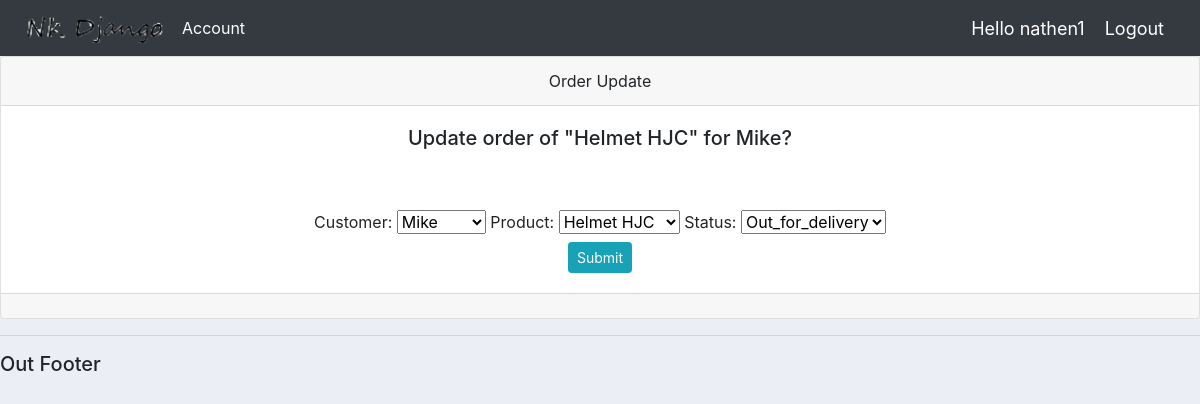
The app's page /update_order/27/ (signed in) with its own data.
### accounts/models.py (models this page shows)
class Order (models.Model):
    STATUS = (('Pending', 'Pending'),
              ('Out for delivery', 'Out_for_delivery'),
              ('Delivered', 'Delivered'))
    customer = models.ForeignKey(Customer, null=True, on_delete=models.SET_NULL)
    product = models.ForeignKey(Product,  null=True, on_delete=models.SET_NULL)
    date_created = models.DateTimeField(auto_now_add=True, null=True)
    status = models.CharField(max_length=200, null=True, choices=STATUS)
    def __str__(self):
        return self.product.name

class Product (models.Model):
    CATEGORY = (('Luxury', 'Luxury'),
                ('Basic', 'Basic'),
              )
    name = models.CharField(max_length=200, null=True)
    price = models.FloatField(null=True)
    category = models.CharField(max_length=200, null=True,choices=CATEGORY)
    description = models.CharField(max_length=200, null=True, blank=True)
    date_created= models.DateTimeField(auto_now_add=True, null=True)
    tags= models.ManyToManyField(Tag)
    def __str__(self):
        return self.name

class Customer (models.Model):
    user= models.OneToOneField(User,blank=True, null=True, on_delete=models.CASCADE)
    name = models.CharField(max_length=100, null=True)
    phone=models.CharField(max_length=100, null=True)
    email=models.CharField(max_length=100, null=True)
    date_created= models.DateTimeField(auto_now_add=True)
    profile_pic= models.ImageField(default='logos.png', null=True, blank=True)
    def __str__(self):
        return self.name

### accounts/views.py (the view)
# urls.py: path('update_order/<str:pk>/', views.updateOrder, name="update_order"),
@login_required(login_url='login')
def updateOrder(request, pk):
    order = Order.objects.get(id=pk)
    form = OrderForm(instance=order)
    if request.method == 'POST':
        form = OrderForm(request.POST, instance=order)
        if form.is_valid():
            form.save()
            return redirect('/')
    context = {'form': form, "item": order, "order_c": order.customer}
    return render(request, 'accounts/update_form.html', context)

### accounts/forms.py
class OrderForm(ModelForm):
    class Meta:
        model = Order
        fields= '__all__'

### accounts/templates/accounts/update_form.html (shortened to what this page needs)
{% extends 'accounts/main.html' %}
{% load static %}
{% block content %}
<div class="card text-center">
  <div class="card-header">
    Order Update
  </div>
  <div class="card-body">
    <h5 class="card-title">Update order of "{{item}}" for {{order_c}}?</h5>
      <br>
      <br>
    <form action=""  method="POST">
        {{form}}
        <br>
        <input class = 'btn btn-sm btn-info' type="submit" name="Submit">
    </form>
  </div>
  <div class="card-footer text-muted">
  </div>
</div>
{% endblock %}

### accounts/templates/accounts/navbar.html (shortened to what this page needs)
{% load static %}
<link rel="stylesheet", type="text/css" href=" {% static '/css/main.css' %}">
<nav class="navbar navbar-expand-lg navbar-dark bg-dark">
  <img src="{% static 'images/logos.png' %}">
  <div class="collapse navbar-collapse" id="navbarNavAltMarkup">
    <div class="navbar-nav">
      {% if request.user.is_staff %}
        <a class="nav-item nav-link active" href="{% url 'home' %}">Dashboard </a>
        <a class="nav-item nav-link" href="{% url 'products' %}">Products</a>
      {% else %}
        <a class="nav-item nav-link active" href="{% url 'account_settings'%}">Account</a>
      {%endif%}
    </div>
  </div>
  <span class="user_name">Hello {{request.user}}</span>
  <span ><a  class="user_name" href="{% url 'logout' %}">Logout</a></span>
</nav>

### static/css/main.css (style rules this page uses)
body { background-color: #ebeff5; }

### accounts/templates/accounts/navbar.html (style rules this page uses)
.user_name { font-size: 18px; color: #fff; margin-right: 20px; }

### records on screen
Order: product.name "Helmet HJC", customer "Mike", product "Helmet HJC", status "Out_for_delivery"
Customer: name "Mike"

### other values on screen
{{ request.user }} "nathen1"
